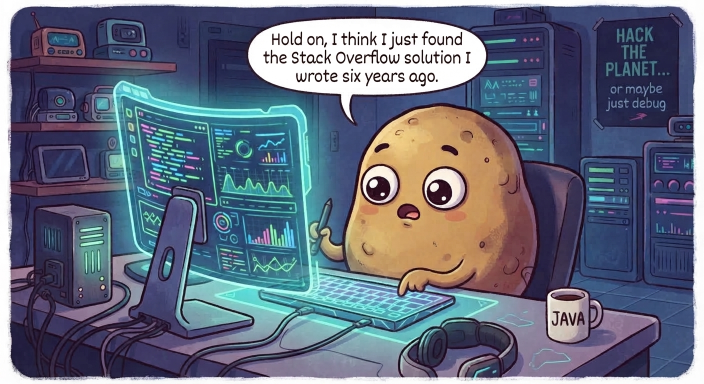
#> input picture archive/ai-rss/images/potato 7.jpeg, 1408 x 768 px (shown at 1/2 size)
$ python comfy_img2img.py out.png --image 'images/potato 7.jpeg'
#> lines starting #> are read from the running program, lines starting #| are printed output that depends on the picture
#!/usr/bin/env python3
"""Generate an img2img image via a local ComfyUI server (character/style transfer).

Turns a source image (e.g. the Potaterrr pfp) into a new render: the image is
padded onto the target canvas, re-encoded by the VAE, then re-sampled with
partial denoise so the original stays recognizable while the prompt steers
pose/expression/scene.

Usage:
  comfy_img2img.py <output.png> [prompt]
  comfy_img2img.py out.png "talking potato mascot, mouth open" --image ~/Downloads/pfp.jpeg --denoise 0.6

Options:
  --image PATH    source image (default: ~/Downloads/pfp.jpeg)
  --denoise F     0.0-1.0; lower = closer to source (default 0.55)
  --steps N       sampler steps (default 4; SD-Turbo likes 1-4)
  --width/--height  output canvas (default 1080x1920 vertical)
  --fit MODE      pad | cover | stretch  (how the source fills the canvas)

Env: COMFY_BASE_URL  (default http://127.0.0.1:8188)
     COMFY_CHECKPOINT (default sd_turbo.safetensors)

Prints IMAGE_PATH=<out> on success, exits 0. Any failure exits 1.
Needs Pillow for canvas fitting (present in the ComfyUI venv); everything else is stdlib.
"""
import argparse
import io
import json
import os
import sys
import time
import urllib.parse
import urllib.request
import uuid
from pathlib import Path

BASE = os.environ.get("COMFY_BASE_URL", "http://127.0.0.1:8188").rstrip("/")
CHECKPOINT = os.environ.get("COMFY_CHECKPOINT", "sd_turbo.safetensors")

DEFAULT_PROMPT = (
    "cute cartoon potato mascot character wearing teal headphones, mouth open talking "
    "enthusiastically mid-speech, big expressive eyes, one robotic arm raised gesturing, "
    "holding a white mug, glowing cyan circuit board newsroom background, vibrant 3D "
    "cartoon render, vertical composition, character centered"
)

PAD_COLOR = (10, 25, 35)  # dark navy, blends with the tech-newsroom look


def fit_image(src_path: str, width: int, height: int, mode: str) -> bytes:
    """Fit the source image onto the target canvas, return PNG bytes."""
#> called with src_path = 'images/potato 7.jpeg', width = 1080, height = 1920, mode = 'pad'
    from PIL import Image

    img = Image.open(src_path).convert("RGB")
#> img is the input picture: PIL image 1408x768 RGB; mean R, G, B 101.3, 109.2, 127.1
    if mode == "stretch":
        canvas = img.resize((width, height), Image.LANCZOS)
    elif mode == "cover":
        scale = max(width / img.width, height / img.height)
        w, h = round(img.width * scale), round(img.height * scale)
        img = img.resize((w, h), Image.LANCZOS)
        left, top = (w - width) // 2, (h - height) // 2
        canvas = img.crop((left, top, left + width, top + height))
    else:  # pad: fit whole image, letterbox with PAD_COLOR
        canvas = Image.new("RGB", (width, height), PAD_COLOR)
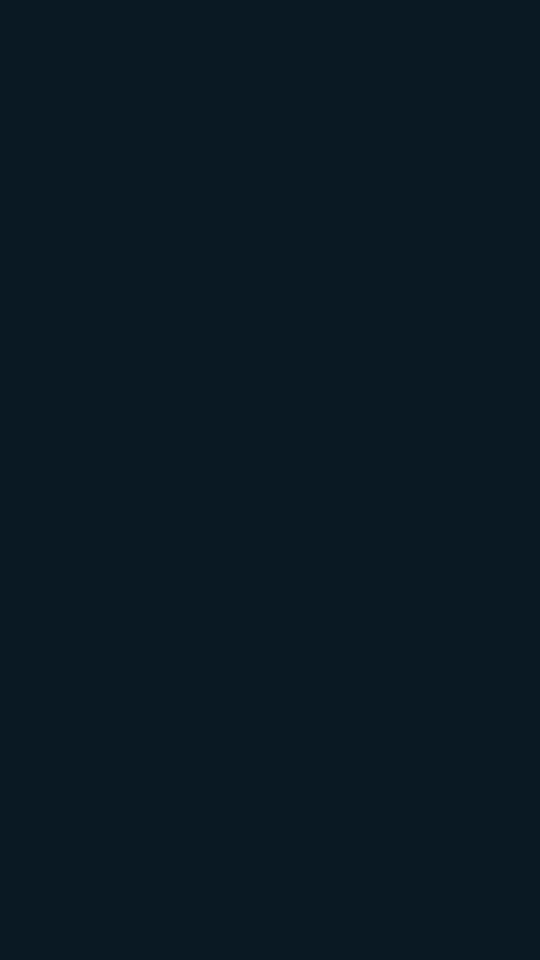
#> canvas: PIL image 1080x1920 RGB (shown at 1/2 size); mean R, G, B 10, 25, 35
        scale = min(width / img.width, height / img.height)
#> scale = 0.767
        w, h = max(1, round(img.width * scale)), max(1, round(img.height * scale))
#> w = 1080; h = 589
        side = img.resize((w, h), Image.LANCZOS)
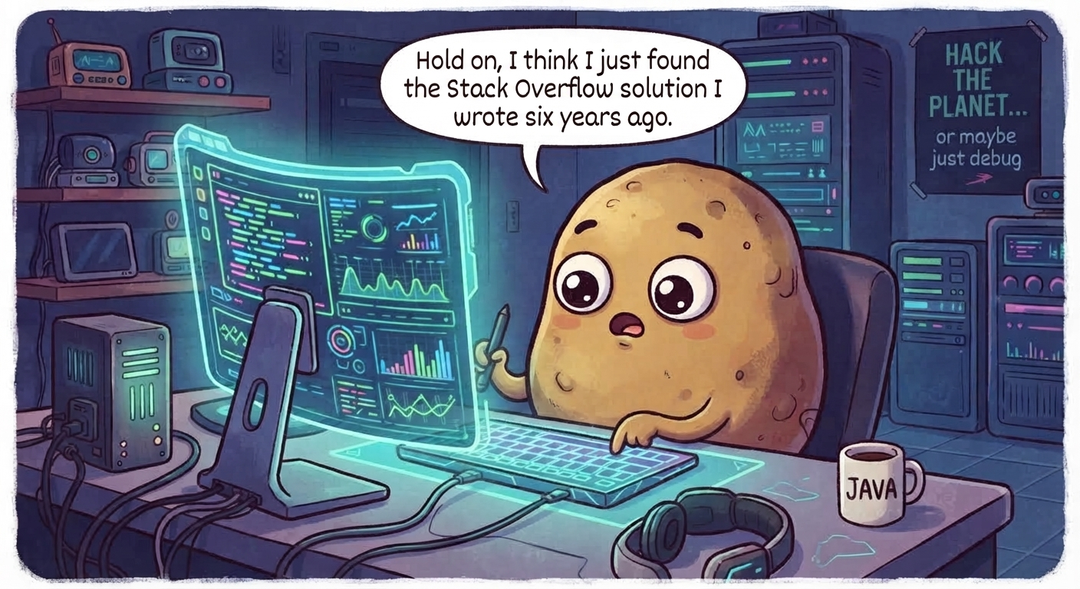
#> side: PIL image 1080x589 RGB; mean R, G, B 101.3, 109.2, 127.1
        canvas.paste(side, ((width - w) // 2, (height - h) // 2))
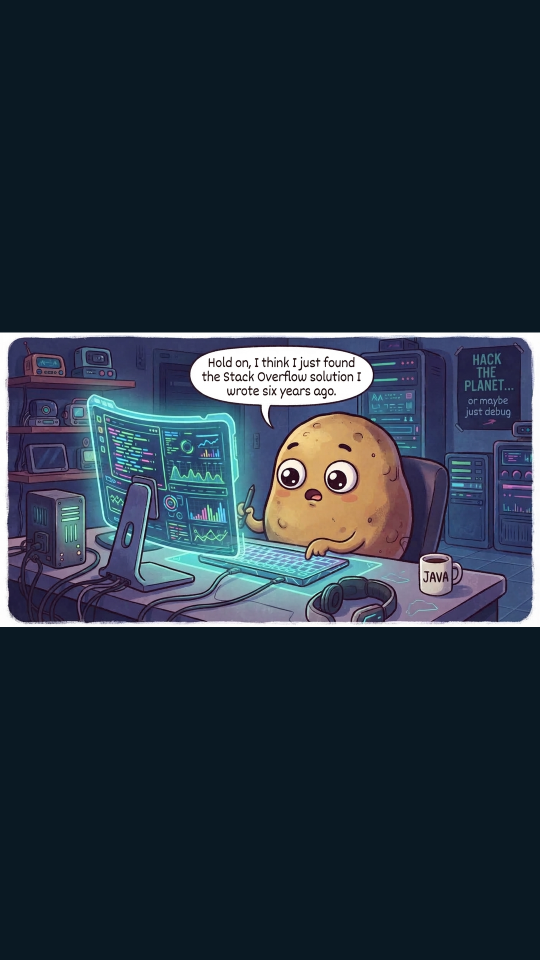
#> canvas: PIL image 1080x1920 RGB (shown at 1/2 size); mean R, G, B 38, 50.8, 63.2
    buf = io.BytesIO()
    canvas.save(buf, format="PNG")
    return buf.getvalue()


def upload(png_bytes: bytes) -> str:
    boundary = uuid.uuid4().hex
    parts = [
        (
            f"--{boundary}\r\nContent-Disposition: form-data; name=\"image\"; "
            f"filename=\"img2img_src.png\"\r\nContent-Type: image/png\r\n\r\n"
        ).encode(),
        png_bytes,
        f"\r\n--{boundary}--\r\n".encode(),
    ]
    req = urllib.request.Request(
        f"{BASE}/upload/image",
        data=b"".join(parts),
        headers={"Content-Type": f"multipart/form-data; boundary={boundary}"},
    )
    with urllib.request.urlopen(req, timeout=60) as r:
        return json.loads(r.read())["name"]


# [64 lines left out: functions run, fetch, not called in this run]


def main() -> None:
    ap = argparse.ArgumentParser(description="ComfyUI img2img (character/style transfer)")
    ap.add_argument("out", help="output PNG path")
    ap.add_argument("prompt", nargs="?", default=DEFAULT_PROMPT)
    ap.add_argument("--image", default=str(Path.home() / "Downloads" / "pfp.jpeg"))
    ap.add_argument("--denoise", type=float, default=0.55)
    ap.add_argument("--steps", type=int, default=4)
    ap.add_argument("--width", type=int, default=1080)
    ap.add_argument("--height", type=int, default=1920)
    ap.add_argument("--fit", choices=["pad", "cover", "stretch"], default="pad")
    ap.add_argument("--fast", action="store_true",
                    help="sample at half resolution and lanczos-upscale to the target size (much faster on CPU)")
    ap.add_argument("--timeout", type=int, default=900, help="seconds to wait for ComfyUI")
    args = ap.parse_args()

    if not os.path.isfile(args.image):
        print(f"ERROR: source image not found: {args.image}", file=sys.stderr)
        sys.exit(1)

    work_w, work_h = (args.width // 2, args.height // 2) if args.fast else (args.width, args.height)
    try:
        png = fit_image(args.image, work_w, work_h, args.fit)
        name = upload(png)
        prompt_id = run(args.prompt, name, args.steps, args.denoise, args.width, args.height, args.fast)
        fetch(prompt_id, args.out, args.timeout)
    except Exception as e:
        print(f"ERROR: {e}", file=sys.stderr)
        sys.exit(1)


if __name__ == "__main__":
    main()
#> (the call stopped at in upload, `with urllib.request.urlopen(req, timeout=60) as r:`: the network is not available in this run)

$ run again, on archive/ai-rss/images/potato10.jpeg
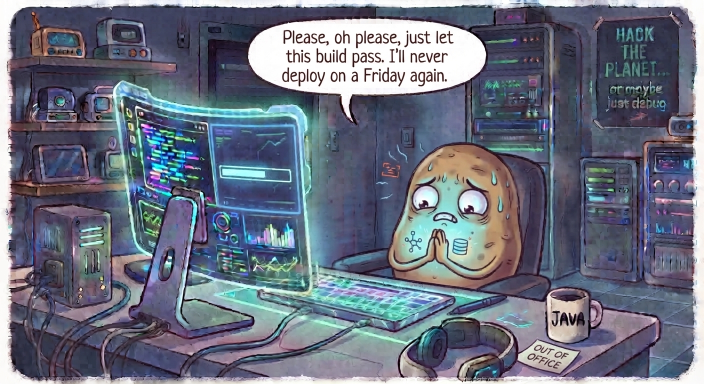
#> input picture archive/ai-rss/images/potato10.jpeg, 1408 x 768 px (shown at 1/2 size)
#> in fit_image, img is the input picture: PIL image 1408x768 RGB; mean R, G, B 107.5, 113, 128.5
#> in fit_image, `side = img.resize((w, h), Image.LANCZOS)`:
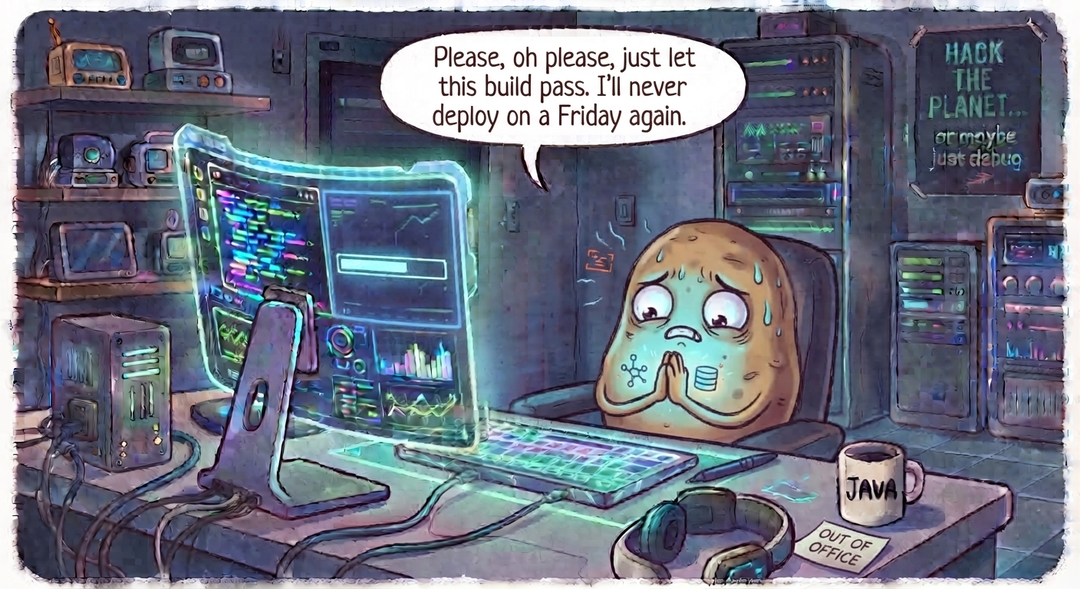
#> side: PIL image 1080x589 RGB; mean R, G, B 107.4, 113, 128.5
#> in fit_image, `canvas.paste(side, ((width - w) // 2, (height - h) // 2))`:
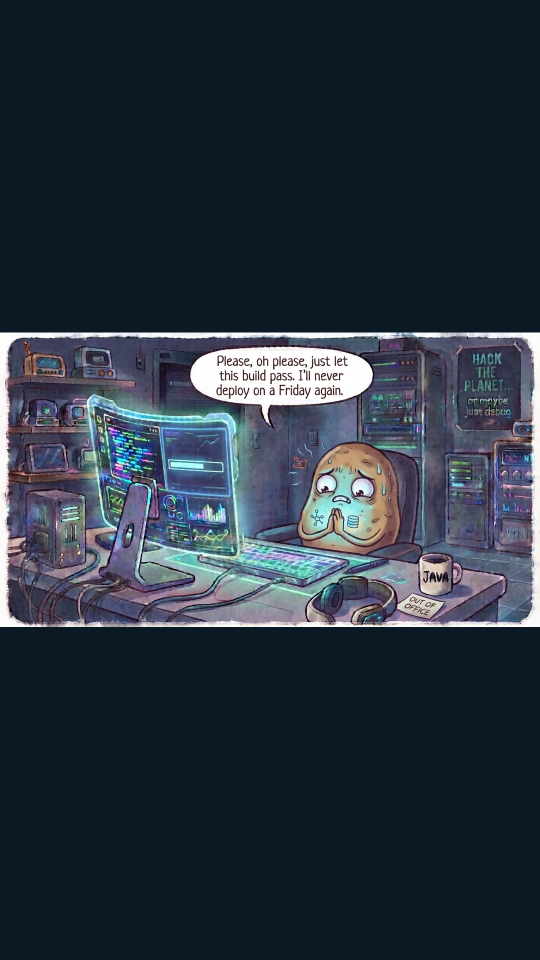
#> canvas: PIL image 1080x1920 RGB (shown at 1/2 size); mean R, G, B 39.9, 52, 63.7
